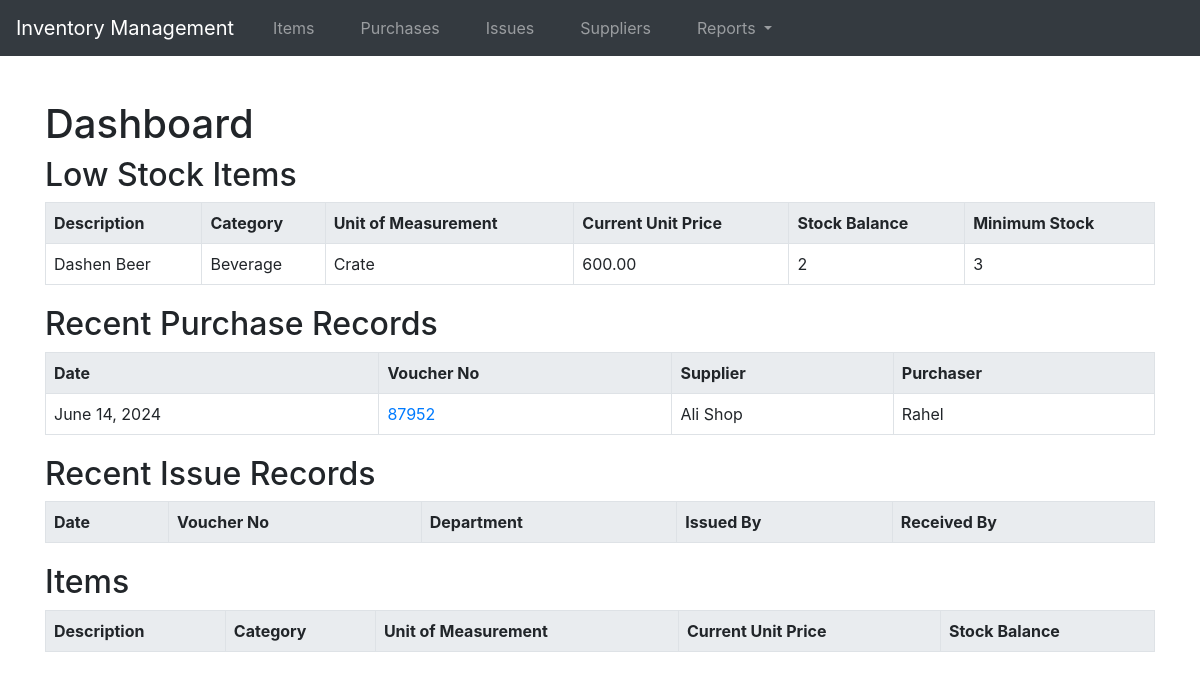
The app's page /, older data.
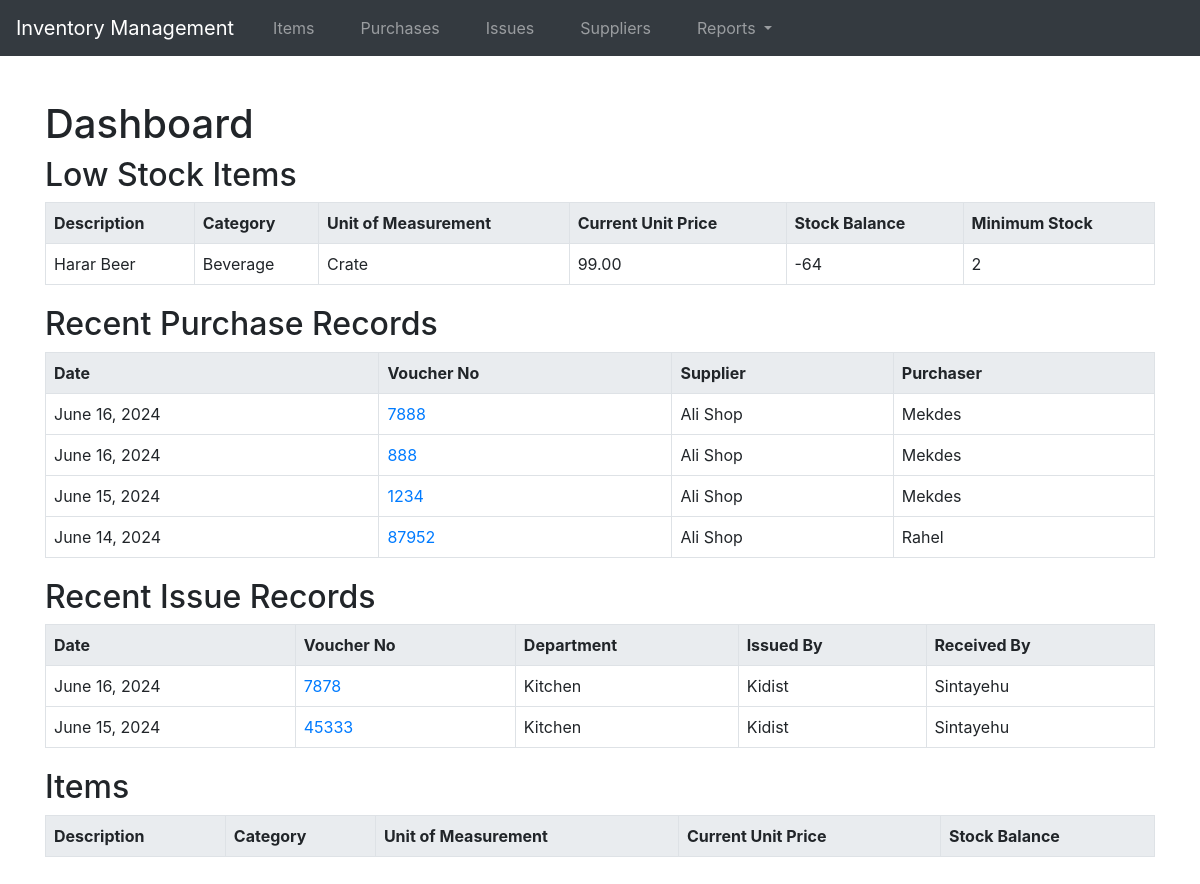
The same page, newer data.
### store/models.py (models this page shows, shortened)
class Item(models.Model):
    CATEGORY_CHOICES = [
        ('Beverage', 'Beverage'),
        ('Food Provision', 'Food Provision'),
        ('Sanitary', 'Sanitary'),
        ('Maintenance', 'Maintenance'),
        ('Service Aid', 'Service Aid'),
        ('Stationary', 'Stationary'),
        ('Sundry', 'Sundry'),
        ('Fresh Baazar', 'Fresh Baazar'),
    ]
    UNIT_OF_MEASUREMENT_CHOICES = [
        ('Piece', 'Piece'),
        ('Kilogram', 'Kilogram'),
        ('Gram', 'Gram'),
        ('Liter', 'Liter'),
        ('Milliliter', 'Milliliter'),
        ('Bottle', 'Bottle'),
        ('Crate', 'Crate'),
        ('Pack', 'Pack'),
        ('Box', 'Box'),
        ('Bag', 'Bag'),
        ('Dozen', 'Dozen'),
        ('Meter', 'Meter'),
        ('Centimeter', 'Centimeter'),
        ('Square Meter', 'Square Meter'),
        ('Cubic Meter', 'Cubic Meter'),
    ]
    description = models.CharField(max_length=255, db_index=True)
    category = models.CharField(max_length=50, choices=CATEGORY_CHOICES, db_index=True)
    unit_of_measurement = models.CharField(max_length=50, choices=UNIT_OF_MEASUREMENT_CHOICES)
    current_unit_price = models.DecimalField(max_digits=10, decimal_places=2)
    stock_balance = models.IntegerField()
    minimum_stock = models.IntegerField()

class PurchaseRecord(models.Model):
    date = models.DateField(default=timezone.now)
    supplier = models.ForeignKey(Supplier, related_name='supplier', on_delete=models.CASCADE, null=True)
    purchaser = models.CharField(max_length=100)
    voucher_number = models.CharField(max_length=50, unique=True, null=True, db_index=True)
    upload_receipt = models.FileField(upload_to='receipts/', blank=True, null=True)
    total_value = models.DecimalField(max_digits=15, decimal_places=2, default=0.0)

class Supplier(models.Model):
    name = models.CharField(max_length=100, db_index=True)
    contact_person = models.CharField(max_length=100)
    phone_number = models.CharField(max_length=20)
    address = models.CharField(max_length=250)
    tin_number = models.CharField(max_length=10)
    def __str__(self):
        return self.name

class IssueRecord(models.Model):
    date = models.DateField(default=timezone.now)
    department = models.CharField(max_length=255, db_index=True)
    issued_by = models.CharField(max_length=100)
    received_by = models.CharField(max_length=100)
    voucher_number = models.CharField(max_length=50, unique=True, null=True, db_index=True)
    total_value = models.DecimalField(max_digits=15, decimal_places=2, default=0.0)

### store/views.py (the view)
# urls.py: path('', views.dashboard, name='dashboard'),
def dashboard(request):
    recent_purchase_records = PurchaseRecord.objects.order_by('-date')[:5]
    recent_issue_records = IssueRecord.objects.order_by('-date')[:5]
    low_stock_items = Item.objects.filter(stock_balance__lt=F('minimum_stock'))
    context = {
        'recent_purchase_records': recent_purchase_records,
        'recent_issue_records': recent_issue_records,
        'low_stock_items': low_stock_items,
    }
    return render(request, 'store/dashboard.html', context)

### store/templates/store/dashboard.html (shortened to what this page needs)
{% extends 'base.html' %}
{% block content %}
<h1>Dashboard</h1>
<h2>Low Stock Items</h2>
<table>
    <tr>
        <th>Description</th>
        <th>Category</th>
        <th>Unit of Measurement</th>
        <th>Current Unit Price</th>
        <th>Stock Balance</th>
        <th>Minimum Stock</th>
    </tr>
    {% for item in low_stock_items %}
    <tr>
        <td>{{ item.description }}</td>
        <td>{{ item.category }}</td>
        <td>{{ item.unit_of_measurement }}</td>
        <td>{{ item.current_unit_price }}</td>
        <td>{{ item.stock_balance }}</td>
        <td>{{ item.minimum_stock }}</td>
    </tr>
    {% endfor %}
</table>
<h2>Recent Purchase Records</h2>
<table>
    <tr>
        <th>Date</th>
        <th>Voucher No</th>
        <th>Supplier</th>
        <th>Purchaser</th>
    </tr>
    {% for record in recent_purchase_records %}
    <tr>
        <td>{{ record.date }}</td>
        <td><a href="{% url 'purchase_record_detail' record.pk %}">{{ record.voucher_number }}</a></td>
        <td>{{ record.supplier }}</td>
        <td>{{ record.purchaser }}</td>
    </tr>
    {% endfor %}
</table>
<h2>Recent Issue Records</h2>
<table>
    <tr>
        <th>Date</th>
        <th>Voucher No</th>
        <th>Department</th>
        <th>Issued By</th>
        <th>Received By</th>
    </tr>
    {% for record in recent_issue_records %}
    <tr>
        <td>{{ record.date }}</td>
        <td><a href="{% url 'issue_record_detail' record.pk %}">{{ record.voucher_number }}</a></td>
        <td>{{ record.department }}</td>
        <td>{{ record.issued_by }}</td>
        <td>{{ record.received_by }}</td>
    </tr>
    {% endfor %}
</table>
<h2>Items</h2>
<table>
    <tr>
        <th>Description</th>
        <th>Category</th>
        <th>Unit of Measurement</th>
        <th>Current Unit Price</th>
        <th>Stock Balance</th>
    </tr>
</table>
{% endblock %}

Row changes from the older to the newer data that the page shows:
no longer on this page (row edited): Item: description "Dashen Beer", category "Beverage", unit_of_measurement "Crate", current_unit_price "600.00", stock_balance "2", minimum_stock "3"
now on this page (row edited): Item: description "Harar Beer", category "Beverage", unit_of_measurement "Crate", current_unit_price "99.00", stock_balance "-64", minimum_stock "2"
added PurchaseRecord: date "June 16, 2024", voucher_number "7888", supplier "Ali Shop", purchaser "Mekdes"
added PurchaseRecord: date "June 16, 2024", voucher_number "888", supplier "Ali Shop", purchaser "Mekdes"
added PurchaseRecord: date "June 15, 2024", voucher_number "1234", supplier "Ali Shop", purchaser "Mekdes"
added IssueRecord: date "June 16, 2024", voucher_number "7878", department "Kitchen", issued_by "Kidist", received_by "Sintayehu"
added IssueRecord: date "June 15, 2024", voucher_number "45333", department "Kitchen", issued_by "Kidist", received_by "Sintayehu"
